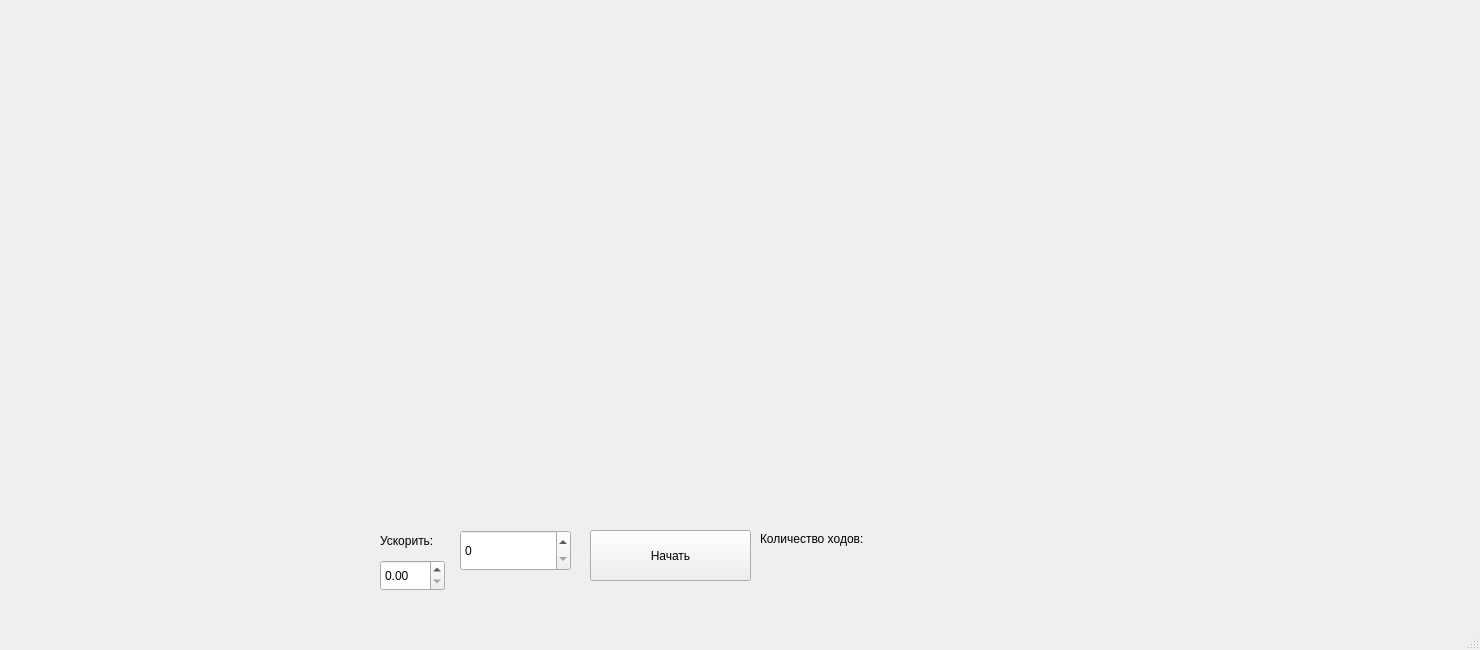
<?xml version="1.0" encoding="UTF-8"?>
<ui version="4.0">
 <class>MainWindow</class>
 <widget class="QMainWindow" name="MainWindow">
  <property name="geometry">
   <rect>
    <x>0</x>
    <y>0</y>
    <width>1480</width>
    <height>650</height>
   </rect>
  </property>
  <property name="windowTitle">
   <string>MainWindow</string>
  </property>
  <widget class="QWidget" name="centralwidget">
   <widget class="QPushButton" name="pushButton">
    <property name="geometry">
     <rect>
      <x>590</x>
      <y>530</y>
      <width>161</width>
      <height>51</height>
     </rect>
    </property>
    <property name="text">
     <string>Начать</string>
    </property>
   </widget>
   <widget class="QSpinBox" name="spinBox">
    <property name="geometry">
     <rect>
      <x>460</x>
      <y>530</y>
      <width>111</width>
      <height>41</height>
     </rect>
    </property>
   </widget>
   <widget class="QLabel" name="label">
    <property name="geometry">
     <rect>
      <x>760</x>
      <y>530</y>
      <width>141</width>
      <height>17</height>
     </rect>
    </property>
    <property name="text">
     <string>Количество ходов:</string>
    </property>
   </widget>
   <widget class="QLabel" name="label_2">
    <property name="geometry">
     <rect>
      <x>760</x>
      <y>550</y>
      <width>66</width>
      <height>31</height>
     </rect>
    </property>
    <property name="text">
     <string/>
    </property>
   </widget>
   <widget class="QLabel" name="label_3">
    <property name="geometry">
     <rect>
      <x>380</x>
      <y>530</y>
      <width>81</width>
      <height>21</height>
     </rect>
    </property>
    <property name="text">
     <string>Ускорить:</string>
    </property>
   </widget>
   <widget class="QDoubleSpinBox" name="doubleSpinBox">
    <property name="geometry">
     <rect>
      <x>380</x>
      <y>560</y>
      <width>65</width>
      <height>31</height>
     </rect>
    </property>
   </widget>
  </widget>
  <widget class="QMenuBar" name="menubar">
   <property name="geometry">
    <rect>
     <x>0</x>
     <y>0</y>
     <width>1480</width>
     <height>22</height>
    </rect>
   </property>
  </widget>
  <widget class="QStatusBar" name="statusbar"/>
 </widget>
 <resources/>
 <connections/>
</ui>
